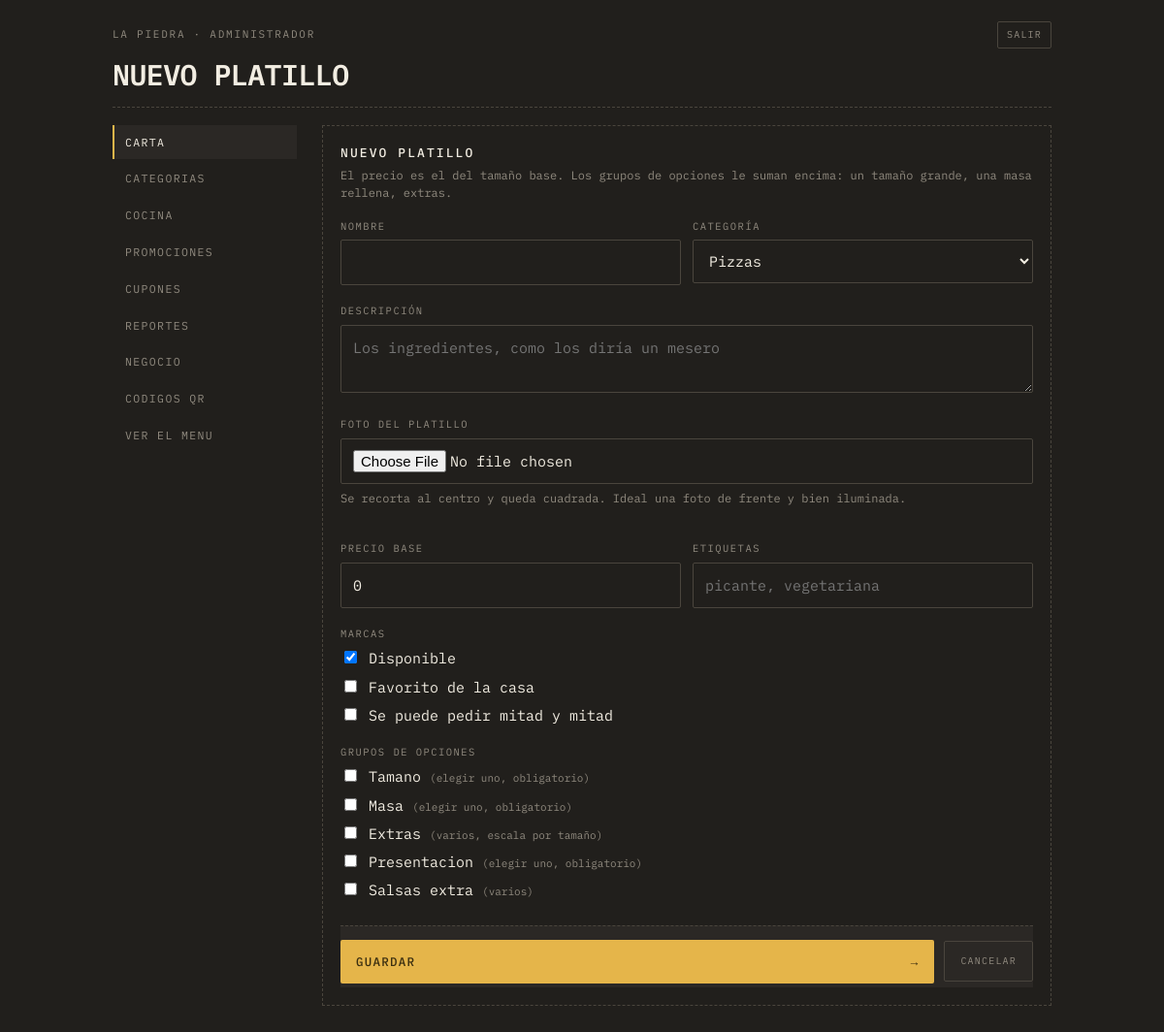
Page /admin/producto.php (signed in) on the committed database.
### tables this page shows
CREATE TABLE negocios (
  id            INT AUTO_INCREMENT PRIMARY KEY,
  slug          VARCHAR(60)  NOT NULL UNIQUE,
  nombre        VARCHAR(120) NOT NULL,
  tagline       VARCHAR(180) DEFAULT NULL,
  whatsapp      VARCHAR(20)  NOT NULL,
  moneda        VARCHAR(5)   NOT NULL DEFAULT 'L',
  impuesto      DECIMAL(4,3) NOT NULL DEFAULT 0.150,
   
  envio_modo         ENUM('zonas','fijo','gratis') NOT NULL DEFAULT 'zonas',
  envio_fijo         DECIMAL(10,2) NOT NULL DEFAULT 0,
  pedido_minimo      DECIMAL(10,2) NOT NULL DEFAULT 0,
  envio_gratis_desde DECIMAL(10,2) NULL,
  tiempo_estimado    VARCHAR(40) NULL,
  formas_pago   VARCHAR(200) NOT NULL DEFAULT 'Efectivo,Tarjeta,Transferencia',
  tema          VARCHAR(30)  NOT NULL DEFAULT 'comanda',
  color_fondo   VARCHAR(9)   DEFAULT NULL,    
  color_acento  VARCHAR(9)   DEFAULT NULL,    
  activo        TINYINT(1)   NOT NULL DEFAULT 1,
  creado        TIMESTAMP    NOT NULL DEFAULT CURRENT_TIMESTAMP
);

CREATE TABLE grupos (
  id                INT AUTO_INCREMENT PRIMARY KEY,
  negocio_id        INT NOT NULL,
  nombre            VARCHAR(80) NOT NULL,
  tipo              ENUM('unico','multiple') NOT NULL DEFAULT 'unico',
  obligatorio       TINYINT(1) NOT NULL DEFAULT 0,
  minimo            INT NOT NULL DEFAULT 0,
  maximo            INT NOT NULL DEFAULT 0,      
  escala_por_tamano TINYINT(1) NOT NULL DEFAULT 0,
  orden             INT NOT NULL DEFAULT 0,
  CONSTRAINT fk_grupos_negocio FOREIGN KEY (negocio_id)
    REFERENCES negocios(id) ON DELETE CASCADE
);

### app/util.php (called while the page is built, shortened)
<?php
function e($texto): string
{
    return htmlspecialchars((string) $texto, ENT_QUOTES | ENT_SUBSTITUTE, 'UTF-8');
}
function url(string $ruta = ''): string
{
    return rtrim(BASE_URL, '/') . '/' . ltrim($ruta, '/');
}
function entero($valor, int $porDefecto = 0): int
{
    return is_numeric($valor) ? (int) $valor : $porDefecto;
}

### app/db.php (called while the page is built, shortened)
<?php
function db(): PDO
{
    static $pdo = null;
    if ($pdo === null) {
        $dsn = 'mysql:host=' . DB_HOST . ';dbname=' . DB_NOMBRE . ';charset=utf8mb4';
        try {
            $pdo = new PDO($dsn, DB_USUARIO, DB_CLAVE, [
                PDO::ATTR_ERRMODE            => PDO::ERRMODE_EXCEPTION,
                PDO::ATTR_DEFAULT_FETCH_MODE => PDO::FETCH_ASSOC,
                PDO::ATTR_EMULATE_PREPARES   => false,
            ]);
        } catch (PDOException $e) {
            http_response_code(500);
            if (MOSTRAR_ERRORES) {
                exit('No se pudo conectar a la base de datos: ' . $e->getMessage());
            }
            exit('No se pudo conectar a la base de datos.');
        }
    }
    return $pdo;
}
function consulta(string $sql, array $params = []): PDOStatement
{
    $st = db()->prepare($sql);
    $st->execute($params);
    return $st;
}
function una(string $sql, array $params = []): ?array
{
    $fila = consulta($sql, $params)->fetch();
    return $fila === false ? null : $fila;
}
function todas(string $sql, array $params = []): array
{
    return consulta($sql, $params)->fetchAll();
}

### app/repo.php (called while the page is built, shortened)
<?php
require_once __DIR__ . '/db.php';
require_once __DIR__ . '/util.php';
function negocio_por_id(int $id): ?array
{
    return una('SELECT * FROM negocios WHERE id = ?', [$id]);
}
function categorias(int $negocioId): array
{
    return todas(
        'SELECT * FROM categorias WHERE negocio_id = ? ORDER BY orden, nombre',
        [$negocioId]
    );
}
function categorias_arbol(int $negocioId): array
{
    $filas = categorias($negocioId);
    $subs = [];
    $out = [];
    foreach ($filas as $c) {
        if ($c['padre_id'] === null) {
            $c['nivel'] = 0;
            $out[] = $c;
        }
    }
    return $out;
}

### app/auth.php (called while the page is built, shortened)
<?php
require_once __DIR__ . '/db.php';
require_once __DIR__ . '/util.php';
function usuario(): ?array
{
    return $_SESSION['usuario'] ?? null;
}
function requiere_sesion(): array
{
    $u = usuario();
    return $u;
}
function requiere_dueno(): array
{
    $u = requiere_sesion();
    return $u;
}

### admin/producto.php (the view, shortened to what this page needs)
<?php
require_once __DIR__ . '/comun.php';
$u = requiere_dueno();
$negocio = negocio_por_id((int) $u['negocio_id']);
$negocioId = (int) $negocio['id'];
$id = entero($_GET['id'] ?? 0);
$producto = null;
$cats   = categorias_arbol($negocioId);
$grupos = todas('SELECT * FROM grupos WHERE negocio_id = ? ORDER BY orden, nombre', [$negocioId]);
$asignados = [];
$v = function (string $campo, $porDefecto = '') use ($producto) {
    return $producto[$campo] ?? $porDefecto;
};
cabecera_panel($id > 0 ? 'Editar platillo' : 'Nuevo platillo', 'carta', $negocio);
?>
<div class="bloque">
  <h2><?= $id > 0 ? e($producto['nombre']) : 'Nuevo platillo' ?></h2>
  <p class="ayuda">
    El precio es el del tamaño base. Los grupos de opciones le suman encima:
    un tamaño grande, una masa rellena, extras.
  </p>
  <form method="post" enctype="multipart/form-data">
    <div class="dos">
      <div class="campo" style="margin-top:0">
        <label class="campo__rotulo" for="nombre">Nombre</label>
        <input id="nombre" name="nombre" maxlength="120" required value="<?= e($v('nombre')) ?>">
      </div>
      <div class="campo" style="margin-top:0">
        <label class="campo__rotulo" for="categoria_id">Categoría</label>
        <select id="categoria_id" name="categoria_id">
          <?php foreach ($cats as $c): ?>
            <option value="<?= (int) $c['id'] ?>"<?= (int) $c['id'] === (int) $v('categoria_id', 0) ? ' selected' : '' ?>>
              <?= ((int) $c['nivel'] === 1 ? '— ' : '') . e($c['nombre']) ?>
            </option>
          <?php endforeach; ?>
        </select>
      </div>
    </div>
    <div class="campo">
      <label class="campo__rotulo" for="descripcion">Descripción</label>
      <textarea id="descripcion" name="descripcion" maxlength="400"
                placeholder="Los ingredientes, como los diría un mesero"><?= e($v('descripcion')) ?></textarea>
    </div>
    <div class="campo">
      <label class="campo__rotulo" for="imagen">Foto del platillo</label>
      <input id="imagen" name="imagen" type="file" accept="image/jpeg,image/png,image/webp">
      <p class="ayuda" style="margin-top:6px">
        Se recorta al centro y queda cuadrada. Ideal una foto de frente y bien iluminada.
      </p>
    </div>
    <div class="dos">
      <div class="campo">
        <label class="campo__rotulo" for="precio">Precio base</label>
        <input id="precio" name="precio" type="number" min="0" step="1" value="<?= (int) $v('precio', 0) ?>">
      </div>
      <div class="campo">
        <label class="campo__rotulo" for="etiquetas">Etiquetas</label>
        <input id="etiquetas" name="etiquetas" maxlength="120" value="<?= e($v('etiquetas')) ?>"
               placeholder="picante, vegetariana">
      </div>
    </div>
    <div class="campo">
      <span class="campo__rotulo">Marcas</span>
      <label style="display:block;margin-bottom:6px">
        <input type="checkbox" name="disponible" style="width:auto"
               <?= $id === 0 || (int) $v('disponible', 1) === 1 ? 'checked' : '' ?>> Disponible
      </label>
      <label style="display:block;margin-bottom:6px">
        <input type="checkbox" name="destacado" style="width:auto"
               <?= (int) $v('destacado', 0) === 1 ? 'checked' : '' ?>> Favorito de la casa
      </label>
      <label style="display:block">
        <input type="checkbox" name="mitades" style="width:auto"
               <?= (int) $v('mitades', 0) === 1 ? 'checked' : '' ?>> Se puede pedir mitad y mitad
      </label>
    </div>
    <div class="campo">
      <span class="campo__rotulo">Grupos de opciones</span>
      <?php foreach ($grupos as $g): ?>
        <label style="display:block;margin-bottom:6px">
          <input type="checkbox" name="grupos[]" value="<?= (int) $g['id'] ?>" style="width:auto"
                 <?= in_array((int) $g['id'], $asignados, true) ? 'checked' : '' ?>>
          <?= e($g['nombre']) ?>
          <span style="color:var(--suave);font-size:11px">
            (<?= $g['tipo'] === 'unico' ? 'elegir uno' : 'varios' ?><?= (int) $g['obligatorio'] === 1 ? ', obligatorio' : '' ?><?= (int) $g['escala_por_tamano'] === 1 ? ', escala por tamaño' : '' ?>)
          </span>
        </label>
      <?php endforeach; ?>
    </div>
    <div class="pie">
      <button class="accion" type="submit"><span>Guardar</span><span>&rarr;</span></button>
      <a class="mini" href="<?= url('admin/index.php') ?>" style="padding:12px 16px">Cancelar</a>
    </div>
  </form>
</div>
<?php pie_panel(); ?>

### admin/comun.php (shortened to what this page needs)
<?php
require_once __DIR__ . '/../app/auth.php';
require_once __DIR__ . '/../app/repo.php';
function cabecera_panel(string $titulo, string $activo, array $negocio): void
{
    $u = usuario();
    $paginas = [
        'carta'       => ['Carta', 'index.php'],
        'categorias'  => ['Categorias', 'categoria.php'],
        'cocina'      => ['Cocina', 'cocina.php'],
        'promociones' => ['Promociones', 'promocion.php'],
        'cupones'     => ['Cupones', 'cupon.php'],
        'reportes'    => ['Reportes', 'reporte.php'],
        'negocio'     => ['Negocio', 'negocio.php'],
        'qr'          => ['Codigos QR', 'qr.php'],
    ];
    ?>
<!DOCTYPE html>
<html lang="es">
<head>
<link rel="stylesheet" href="<?= url('assets/css/comanda.css') ?>">
</head>
<body>
<main class="envoltura" style="padding-bottom:60px">
  <header class="cabecera">
    <div class="cabecera__meta">
      <span class="rotulo"><?= e($negocio['nombre']) ?> · <?= e($u['nombre']) ?></span>
      <a class="mini" href="<?= url('admin/salir.php') ?>">Salir</a>
    </div>
    <h1 class="cabecera__nombre" style="font-size:30px"><?= e($titulo) ?></h1>
  </header>
  <hr class="raya">
  <div class="panel">
    <nav class="menu-lateral">
      <?php foreach ($paginas as $clave => $p): ?>
        <a href="<?= url('admin/' . $p[1]) ?>"<?= $clave === $activo ? ' aria-current="page"' : '' ?>><?= e($p[0]) ?></a>
      <?php endforeach; ?>
      <a href="<?= url('index.php?r=' . urlencode($negocio['slug'])) ?>" target="_blank" rel="noopener">Ver el menu</a>
    </nav>
    <div>
    <?php
}
function pie_panel(): void
{
    ?>
    </div>
  </div>
</main>
</body>
</html>
    <?php
}

### assets/css/comanda.css (style rules this page uses)
:root { --fondo: #211F1C; --fondo2: #2B2825; --fondo3: #35312C; --linea: #4A453D; --tinta: #F2EDE2; --suave: #908A7F; --ambar: #E5B54A; --ambar-hondo: #3A2E10; --rojo: #C7523C; --papel: #EFE7D6; --papel-tinta: #211D17; --papel-suave: #6E6455; --mono: "IBM Plex Mono", ui-monospace, "Courier New", monospace; --r: 2px; --ancho: 640px; }
* { box-sizing: border-box; }
html, body { margin: 0; padding: 0; background: var(--fondo); color: var(--tinta); font-family: var(--mono); font-size: 15px; line-height: 1.55; -webkit-font-smoothing: antialiased; }
button, input, select, textarea { font: inherit; color: inherit; }
button { background: none; border: 0; cursor: pointer; padding: 0; }
a { color: var(--ambar); }
.envoltura { max-width: var(--ancho); margin: 0 auto; padding: 0 16px 130px; }
.rotulo { font-size: 11px; letter-spacing: .16em; text-transform: uppercase; color: var(--suave); }
.raya { border: 0; border-top: 1px dashed var(--linea); margin: 18px 0; }
.cabecera { padding: 22px 0 0; }
.cabecera__meta { display: flex; justify-content: space-between; align-items: center; gap: 12px; }
.cabecera__nombre { font-size: clamp(26px, 8vw, 38px); font-weight: 600; letter-spacing: -.02em; text-transform: uppercase; margin: 12px 0 4px; line-height: 1; }
.campo { margin-top: 18px; }
.campo__rotulo { display: block; font-size: 10.5px; letter-spacing: .14em; text-transform: uppercase; color: var(--suave); margin-bottom: 6px; }
.campo input, .campo select, .campo textarea { width: 100%; padding: 11px 12px; background: var(--fondo); border: 1px solid var(--linea); border-radius: var(--r); color: var(--tinta); }
.campo textarea { resize: vertical; min-height: 66px; }
.dos { display: grid; grid-template-columns: 1fr 1fr; gap: 12px; }
.pie { position: sticky; bottom: 0; background: var(--fondo2); border-top: 1px dashed var(--linea); padding: 14px 0 4px; margin-top: 24px; display: flex; gap: 10px; align-items: center; }
.accion { flex: 1; background: var(--ambar); color: var(--ambar-hondo); padding: 13px 16px; border-radius: var(--r); display: flex; justify-content: space-between; gap: 10px; font-size: 12.5px; letter-spacing: .1em; text-transform: uppercase; font-weight: 500; }
.panel { display: grid; grid-template-columns: 190px 1fr; gap: 26px; align-items: start; }
.menu-lateral { position: sticky; top: 16px; display: grid; gap: 2px; }
.menu-lateral a { padding: 9px 11px; font-size: 11.5px; letter-spacing: .12em; text-transform: uppercase; color: var(--suave); text-decoration: none; border-left: 2px solid transparent; }
.menu-lateral a[aria-current="page"] { color: var(--tinta); border-left-color: var(--ambar); background: var(--fondo2); }
.bloque { border: 1px dashed var(--linea); padding: 18px; margin-bottom: 16px; }
.bloque h2 { font-size: 13px; letter-spacing: .16em; text-transform: uppercase; margin: 0 0 4px; font-weight: 500; }
.bloque p.ayuda { font-size: 12px; color: var(--suave); margin: 0 0 16px; line-height: 1.55; }
.mini { font-size: 10px; letter-spacing: .12em; text-transform: uppercase; border: 1px solid var(--linea); padding: 5px 9px; border-radius: var(--r); color: var(--suave); text-decoration: none; display: inline-block; }

### admin/comun.php (style rules this page uses)
:root { --ancho: 1000px; }

### rows in the picture
negocios: nombre "LA PIEDRA"
grupos: nombre "Tamano", tipo "elegir uno", obligatorio ", obligatorio"
grupos: nombre "Masa", tipo "elegir uno", obligatorio ", obligatorio"
grupos: nombre "Extras", tipo "varios", escala_por_tamano ", escala por tamaño"
grupos: nombre "Presentacion", tipo "elegir uno", obligatorio ", obligatorio"
grupos: nombre "Salsas extra", tipo "varios"

### other values in the picture
$u['nombre'] "ADMINISTRADOR"
$titulo "NUEVO PLATILLO"
$p[0] "CARTA"
$p[0] "CATEGORIAS"
$p[0] "COCINA"
$p[0] "PROMOCIONES"
$p[0] "CUPONES"
$p[0] "REPORTES"
$p[0] "NEGOCIO"
$p[0] "CODIGOS QR"
form field categoria_id "Pizzas"
